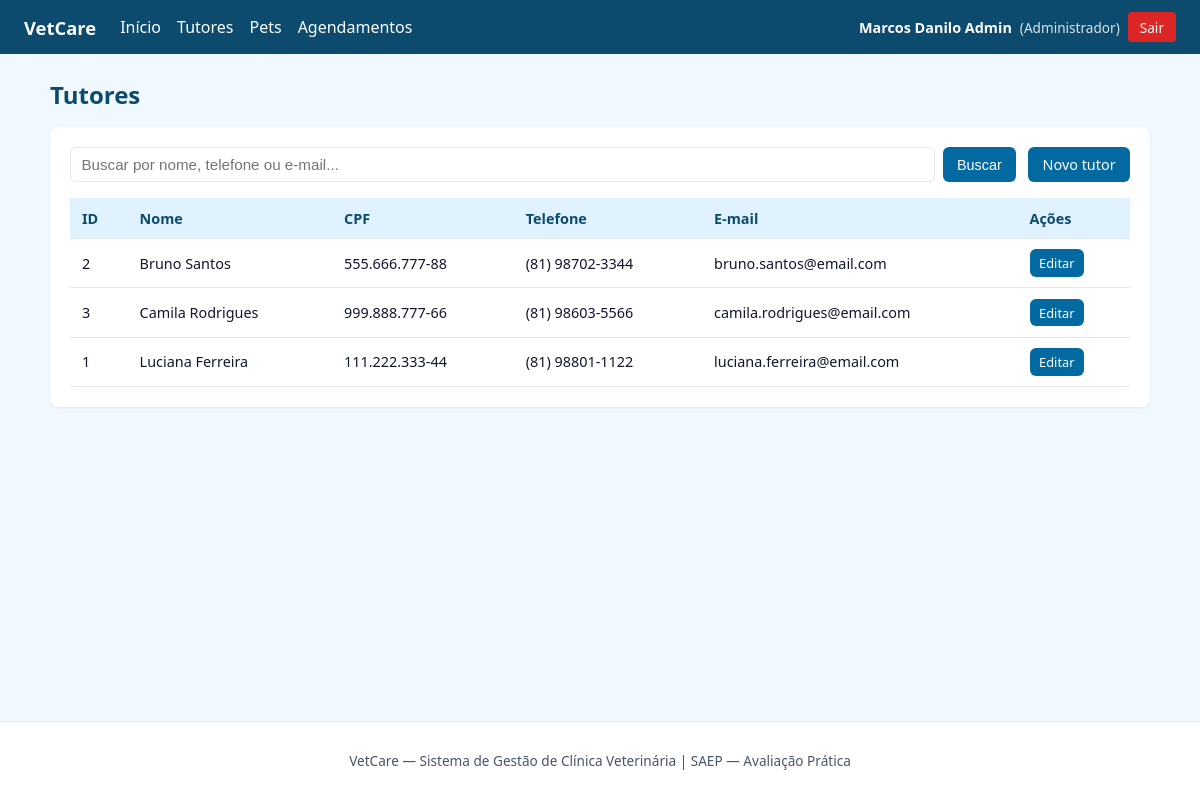
/sistema/tutores/listar.php (signed in), run on the app's committed database.
### tables this page shows
CREATE TABLE tutores (
  id INT AUTO_INCREMENT PRIMARY KEY,
  nome VARCHAR(100) NOT NULL,
  cpf VARCHAR(255) NOT NULL COMMENT 'CPF criptografado AES-256-CBC',
  telefone VARCHAR(20) NULL,
  email VARCHAR(120) NULL
);

### sistema/config/crypto.php (called while the page is built, shortened)
<?php
function descriptografar_cpf(string $cipher): string {
    $p = openssl_decrypt($cipher, "AES-256-CBC", CRYPTO_KEY, 0, CRYPTO_IV);
    return $p !== false ? $p : "";
}

### sistema/tutores/listar.php (the view, shortened to what this page needs)
<?php
require_once __DIR__ . "/../config/conexao.php";
require_once __DIR__ . "/../config/crypto.php";
$termo = trim($_GET["q"] ?? "");
if ($termo !== "") {
    $like = "%".$termo."%";
    $stmt = $conn->prepare("SELECT id,nome,cpf,telefone,email FROM tutores WHERE nome LIKE ? OR telefone LIKE ? OR email LIKE ? ORDER BY nome");
    $stmt->bind_param("sss", $like, $like, $like);
} else {
    $stmt = $conn->prepare("SELECT id,nome,cpf,telefone,email FROM tutores ORDER BY nome");
}
$stmt->execute();
$rows = $stmt->get_result();
require __DIR__ . "/../includes/header.php";
?>
<h1 class="page-title">Tutores</h1>
<div class="card">
  <div class="toolbar">
    <form method="get" action="">
      <input type="search" name="q" placeholder="Buscar por nome, telefone ou e-mail..." value="<?= htmlspecialchars($termo) ?>">
      <button type="submit" class="btn">Buscar</button>
    </form>
    <a class="btn" href="cadastrar.php">Novo tutor</a>
  </div>
  <?php if ($rows->num_rows===0): ?>
    <p class="empty">Nenhum tutor encontrado<?= $termo!==""?" para o termo informado":"" ?>.</p>
  <?php else: ?>
  <table class="data">
    <thead><tr><th>ID</th><th>Nome</th><th>CPF</th><th>Telefone</th><th>E-mail</th><th>Ações</th></tr></thead>
    <tbody>
    <?php while ($t=$rows->fetch_assoc()): ?>
      <tr>
        <td><?= (int)$t["id"] ?></td>
        <td><?= htmlspecialchars($t["nome"]) ?></td>
        <td><?= htmlspecialchars(descriptografar_cpf($t["cpf"])) ?></td>
        <td><?= htmlspecialchars($t["telefone"]??"") ?></td>
        <td><?= htmlspecialchars($t["email"]??"") ?></td>
        <td><a class="btn btn-sm" href="editar.php?id=<?= (int)$t["id"] ?>">Editar</a></td>
      </tr>
    <?php endwhile; ?>
    </tbody>
  </table>
  <?php endif; ?>
</div>
<?php require __DIR__ . "/../includes/footer.php"; ?>

### sistema/css/style.css (style rules this page uses)
:root { --azul:#0c4a6e;--azul-m:#0369a1;--cinza:#475569;--fundo:#f0f9ff;--branco:#fff;--ok:#047857;--erro:#b91c1c;--borda:#e2e8f0 }
* { box-sizing:border-box }
body { margin:0;font-family:system-ui,-apple-system,Segoe UI,Roboto,sans-serif;background:var(--fundo);color:#0f172a;min-height:100vh;display:flex;flex-direction:column }
h1.page-title { margin:0 0 1rem;color:var(--azul);font-size:1.5rem }
.card { background:var(--branco);border-radius:8px;padding:1.25rem;box-shadow:0 1px 3px rgba(0,0,0,.08);margin-bottom:1.25rem }
.toolbar { display:flex;flex-wrap:wrap;gap:.75rem;align-items:center;margin-bottom:1rem }
.toolbar form { display:flex;gap:.5rem;flex:1 }
.toolbar input[type=search],.toolbar input[type=text],.toolbar input[type=email],.toolbar input[type=tel],.toolbar input[type=number],.toolbar input[type=datetime-local],.toolbar select { padding:.5rem .65rem;border:1px solid var(--borda);border-radius:6px;font-size:.95rem }
.toolbar input[type=search] { flex:1;min-width:160px }
.btn { display:inline-block;padding:.5rem .9rem;border-radius:6px;border:none;cursor:pointer;font-size:.9rem;text-decoration:none;color:#fff;background:var(--azul-m) }
.btn-sm { padding:.3rem .6rem;font-size:.8rem }
table.data { width:100%;border-collapse:collapse;font-size:.9rem }
table.data th,table.data td { padding:.65rem .75rem;text-align:left;border-bottom:1px solid var(--borda) }
table.data th { background:#e0f2fe;color:var(--azul);font-weight:600 }

### data on the page
tutores: id "2", nome "Bruno Santos", cpf "555.666.777-88", telefone "(81) 98702-3344", email "bruno.santos@email.com"
tutores: id "3", nome "Camila Rodrigues", cpf "999.888.777-66", telefone "(81) 98603-5566", email "camila.rodrigues@email.com"
tutores: id "1", nome "Luciana Ferreira", cpf "111.222.333-44", telefone "(81) 98801-1122", email "luciana.ferreira@email.com"

### other printed values
$u["nome"] "Marcos Danilo Admin"
$u["perfil"] "Administrador"
